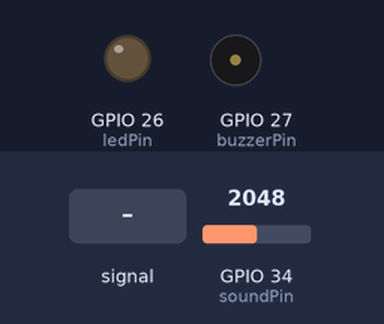
A sketch run on a simulated ESP32. On the bench: output pins drawn as LEDs (lit = HIGH), buzzer (waves = sounding, pin HIGH). The inputs (shaded band) are chosen by the test bench; at power-on: GPIO 34 (soundPin) = 2048. WiFi joins after 1.5 s; servers stay silent unless stated; uploads are accepted with an empty reply; what the sketch prints to the serial monitor is not drawn.

Above: at 2.7 s.
2.8 s: GPIO 34 (soundPin) set to 1933
At 3.4 s:
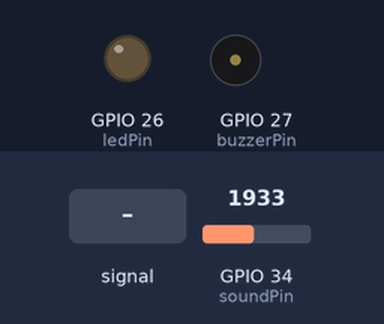
4.3 s: GPIO 34 (soundPin) fed a 200 Hz sine of ±327 counts around its level
At 5.6 s:
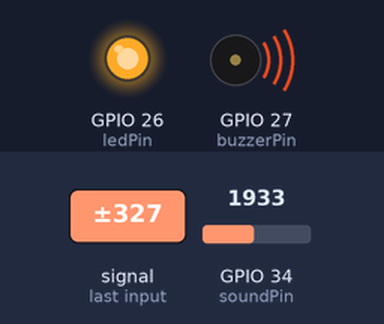
Timing chart, 0 to 13.6 s (numbered marks = the images above; inputs shaded):
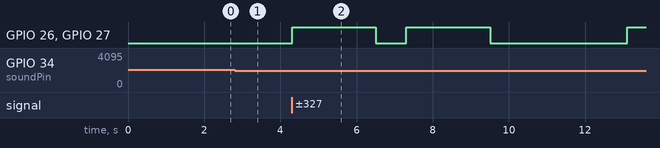

Measured:
- after the input at 2.8 s, GPIO 26 (ledPin), GPIO 27 (buzzerPin): stays LOW (without the input it goes to HIGH after 0.30 s)
- after the input at 4.3 s, GPIO 26 (ledPin), GPIO 27 (buzzerPin): goes HIGH 2.2 s, LOW 0.80 s, HIGH 2.2 s, LOW 3.6 s, then HIGH, starting at once

The sketch:

esp32_code.ino
```cpp
#include <WiFi.h>
#include <HTTPClient.h>

// WiFi (Laptop Hotspot)
const char* ssid = "LAPTOP-HARI 1833";
const char* password = "12345678";

// Server (Laptop IP)
const char* serverURL = "http://192.168.137.1:3000/alert";

// Pins
const int soundPin = 34;   // AO pin
const int ledPin = 26;
const int buzzerPin = 27;

// Threshold (IMPORTANT → adjust this)
int threshold = 2000;

unsigned long lastAlertTime = 0;
const int cooldown = 3000;

void setup() {
  Serial.begin(115200);

  pinMode(ledPin, OUTPUT);
  pinMode(buzzerPin, OUTPUT);

  WiFi.begin(ssid, password);

  Serial.print("Connecting to WiFi");
  while (WiFi.status() != WL_CONNECTED) {
    delay(500);
    Serial.print(".");
  }

  Serial.println("\n✅ WiFi Connected");
  Serial.println(WiFi.localIP());
}

void loop() {
  int soundValue = analogRead(soundPin);

  Serial.println(soundValue); // 🔥 IMPORTANT for calibration

  if (soundValue > threshold) {
    unsigned long currentTime = millis();

    if (currentTime - lastAlertTime > cooldown) {

      Serial.println("🚨 SOUND DETECTED!");

      digitalWrite(ledPin, HIGH);
      digitalWrite(buzzerPin, HIGH);

      sendAlert();

      delay(2000);

      digitalWrite(ledPin, LOW);
      digitalWrite(buzzerPin, LOW);

      lastAlertTime = currentTime;
    }
  }

  delay(200);
}

void sendAlert() {
  if (WiFi.status() == WL_CONNECTED) {

    HTTPClient http;

    http.begin(serverURL);
    http.addHeader("Content-Type", "application/json");

    String json = "{\"alertType\":\"SOUND_DETECTED\"}";

    int code = http.POST(json);

    Serial.print("HTTP Response: ");
    Serial.println(code);

    http.end();
  }
}
```
